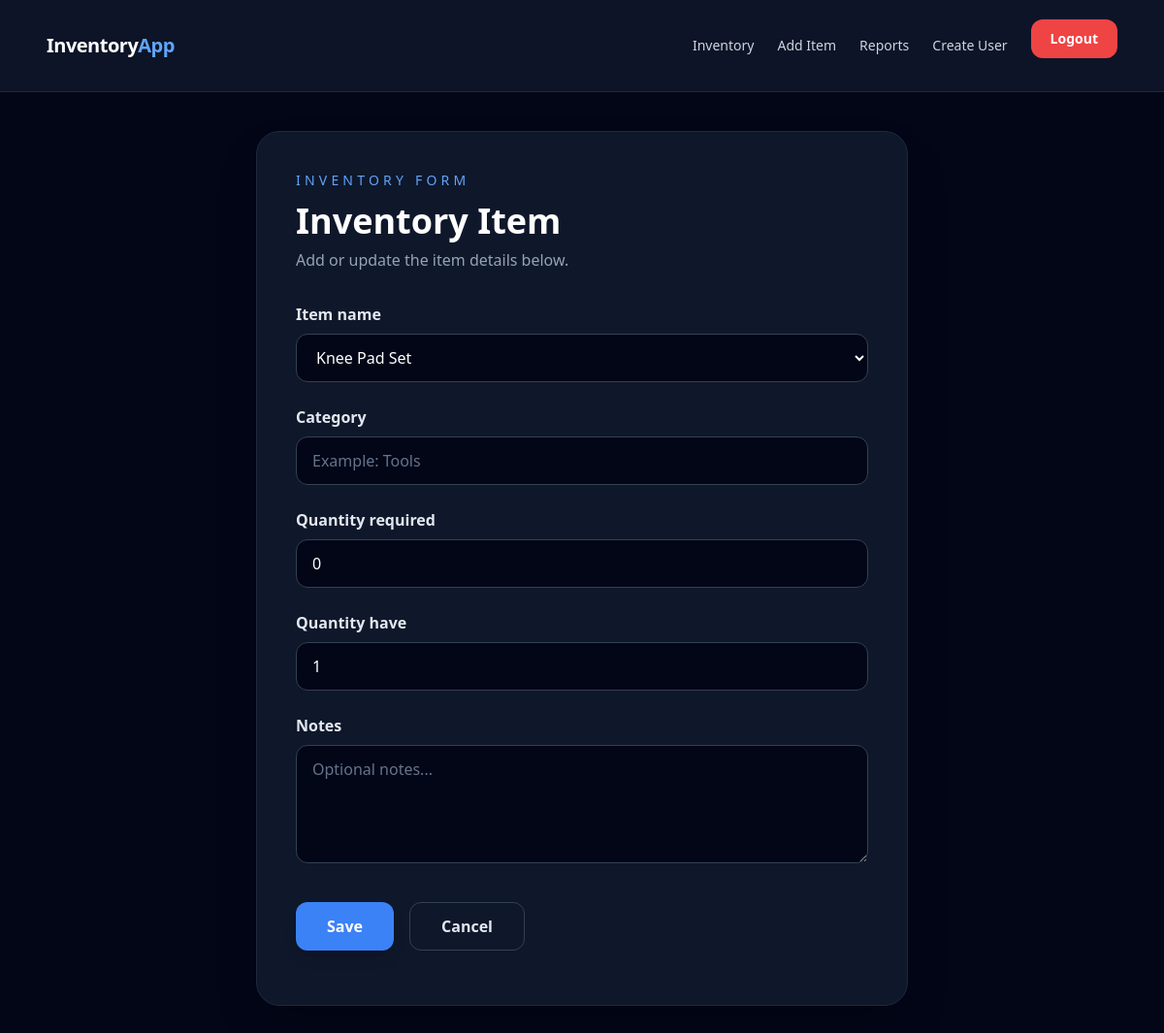
The app's page /inventory/8/edit/ (signed in) with its own data.
### inventory/models.py (models this page shows, shortened)
class InventoryItem(models.Model):
    ITEM_CHOICES = [
        ("Gloves Set", "Gloves Set"),
        ("Hose Head", "Hose Head"),
        ("Knee Pad Set", "Knee Pad Set"),
        ("Pro Grip", "Pro Grip"),
        ("Orange Soap", "Orange Soap"),
        ("Mini Roller", "Mini Roller"),
        ("Paver", "Paver"),
        ("Mini Brushes", "Mini Brushes"),
        ("Scrapers", "Scrapers"),
        ("Flat Head", "Flat Head"),
        ("Scissors", "Scissors"),
        ("Bottle", "Bottle"),
        ("Brushes", "Brushes"),
        ("Buckets", "Buckets"),
        ("Sealing Buckets", "Sealing Buckets"),
        ("Rocks", "Rocks"),
        ("Masks", "Masks"),
        ("Guns", "Guns"),
        ("Battery", "Battery"),
        ("Safety Glasses", "Safety Glasses"),
        ("New Brushes", "Brushes"),
        ("Clear Seal Bucket", "Clear Seal Bucket"),
        ("Garbage Bags", "Garbage Bags"),
        ("Heads for Roller", "Heads for Roller"),
        ("Head for Mini Roller", "Head for Mini Roller"),
        ("Respirator", "Respirator"),
        ("Pebbles", "Pebbles"),
        ("Crack Fill", "Crack Fill"),
    ]
    item_name = models.CharField(max_length=100, choices=ITEM_CHOICES)
    quantity_required = models.PositiveIntegerField(default=0)
    quantity_have = models.PositiveIntegerField(default=0)
    category = models.CharField(max_length=100, blank=True)
    notes = models.TextField(blank=True)
    updated_at = models.DateTimeField(auto_now=True)

### inventory/views.py (the view)
# urls.py: path("<int:pk>/edit/", views.inventory_update, name="inventory_update"),
@manager_required
def inventory_update(request, pk):
    item = get_object_or_404(InventoryItem, pk=pk)
    form = InventoryItemForm(request.POST or None, instance=item)
    if request.method == "POST" and form.is_valid():
        form.save()
        messages.success(request, "Item updated successfully.")
        return redirect("inventory_list")
    return render(request, "inventory/inventory_form.html", {"form": form})

### inventory/views.py (called while the page is built)
def _is_manager(user):
    return (
        user.is_active
        and user.is_authenticated
        and (
            user.is_superuser
            or user.groups.filter(name="Manager").exists()
        )
    )

### templates/inventory/inventory_form.html (shortened to what this page needs)
{% extends "base.html" %}
{% block content %}
<div class="min-h-[70vh] flex items-center justify-center px-4">
    <section class="w-full max-w-2xl rounded-3xl border border-slate-800 bg-slate-900 p-10 shadow-2xl">
        <div class="mb-8">
            <p class="text-sm uppercase tracking-[0.3em] text-blue-400">
                Inventory Form
            </p>
            <h1 class="mt-3 text-4xl font-bold text-white">
                Inventory Item
            </h1>
            <p class="mt-2 text-slate-400">
                Add or update the item details below.
            </p>
        </div>
        <form method="post" class="space-y-6" novalidate>
            {% for field in form %}
                <div>
                    <label for="{{ field.id_for_label }}" class="mb-2 block font-semibold text-slate-200">
                        {{ field.label }}
                    </label>
                    {{ field }}
                </div>
            {% endfor %}
            <div class="flex gap-4 pt-4">
                <button type="submit"
                        class="rounded-xl bg-blue-500 px-8 py-3 font-semibold text-white shadow-lg  hover:bg-blue-600">
                    Save
                </button>
                <a href="{% url 'inventory_list' %}"
                   class="rounded-xl border border-slate-700 px-8 py-3 font-semibold text-slate-200 hover:border-slate-500 hover:bg-slate-800">
                    Cancel
                </a>
            </div>
        </form>
    </section>
</div>
{% endblock %}

### records on screen
InventoryItem: form "Knee Pad Set" "0" "1"

### other values on screen
{{ field.label }} "Item name" "Category" "Quantity required" "Quantity have" "Notes"
